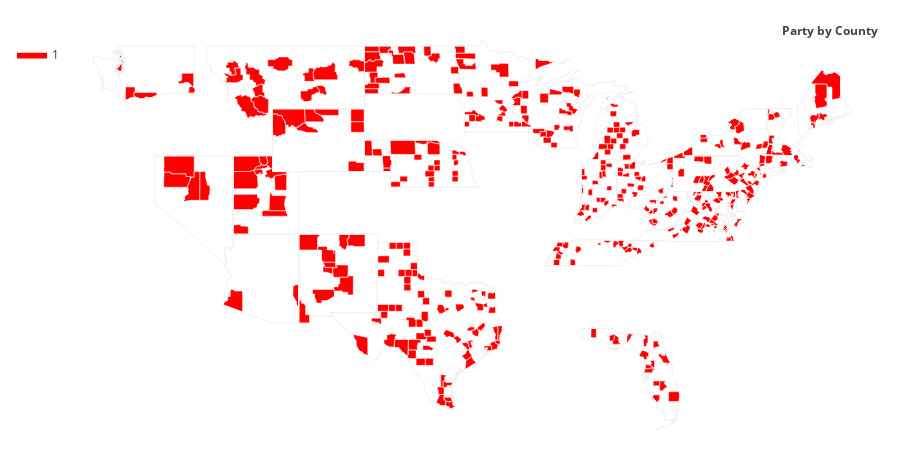

This figure's notebook cell:
### Markdown cell above
Answer: The best performing model was Heirarchical clustering with complete linkage and variables 'Percent White, not Hispanic or Latino', 'Percent Black, not Hispanic or Latino', 'Percent Hispanic or Latino', 'Percent Foreign Born'. It had an unsupervised metric of 64.41% and supervised metric of 5.06. The parameters selected were complete linkage and euclidean distance because single linkage did not accurately cluster the data. The variables were selected because they all describe the demographic of a given county and provide a rough estimation of diversity.

### Code cell
#no parameters for Gaussian NB
classifier = GaussianNB()
print("Naive Bayes classifier with variables 'Median Household Income', 'Percent Unemployed', 'Percent Less than High School Degree' and 'Percent Less than Bachelor's Degree'\n")
classifier.fit(x_train_scaled[:,[ 8,9,10,12]],y_train['Party'] )

#predicting Party labels for the test set using NB
y_predicted = classifier.predict(demographics_data[['Median Household Income','Percent Unemployed', 'Percent Less than High School Degree', 'Percent Less than Bachelor\'s Degree']])
demographics_test['Party'] = y_predicted
states = list(set(demographics_test['State'].tolist()))
values = demographics_test['Party'].tolist()
fips = demographics_test['FIPS'].tolist()
colorscale = ['rgb(255.0, 0.0, 0.0)', 'rgb(0.0, 0.0, 255.0)']

fig = ff.create_choropleth(
    fips=fips, values=values,colorscale=colorscale,
    scope=states, county_outline={'color': 'rgb(255,255,255)', 'width': 0.5},
    legend_title='Party by County'

)
fig.update_layout(
    legend_x = 0,
    annotations = {'x': -0.12, 'xanchor': 'left'}
)

fig.layout.template = None
fig.show()
